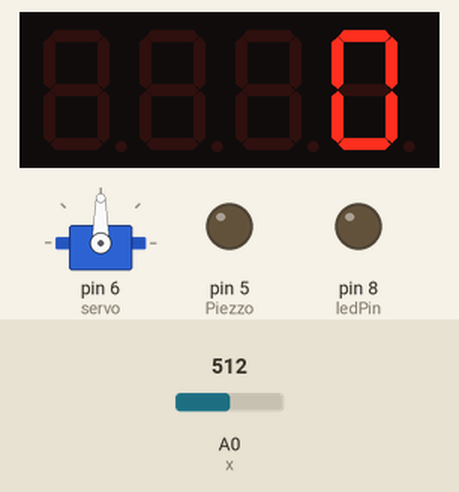
A sketch run on a simulated Arduino Uno, built with avr-gcc and run on an emulated ATmega328P. Parts: servo, 4-digit seven-segment display, output pins drawn as LEDs (lit = HIGH). Dashed ring = blinking. The inputs (shaded band) are chosen by the test bench; at power-on: A0 (x) = 512.

Above: at 1.2 s.
1.3 s: A0 (x) set to 525
At 2.1 s:
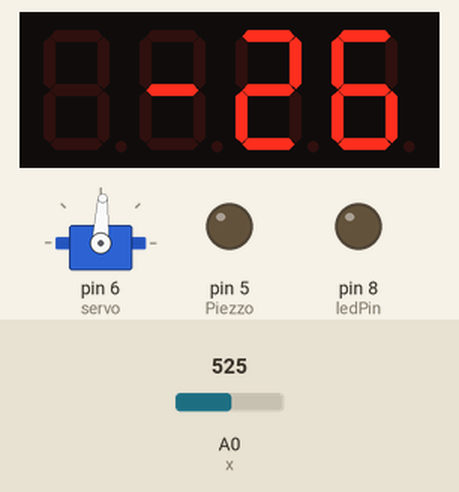
2.8 s: A0 (x) set to 1013
At 2.94 s:
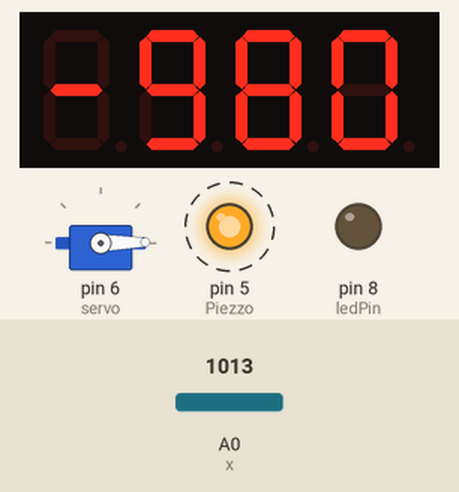
4.8 s: A0 (x) set to 1023
At 4.97 s:
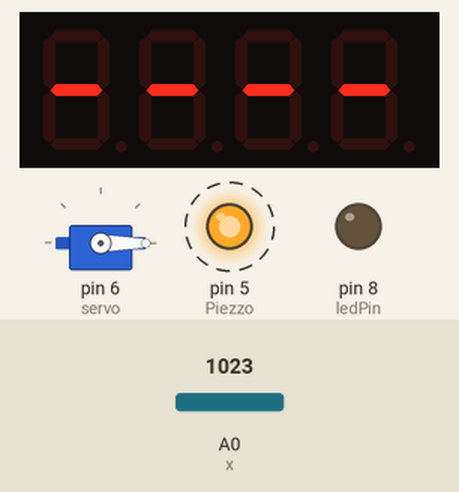
6.8 s: A0 (x) set to 900
At 6.99 s:
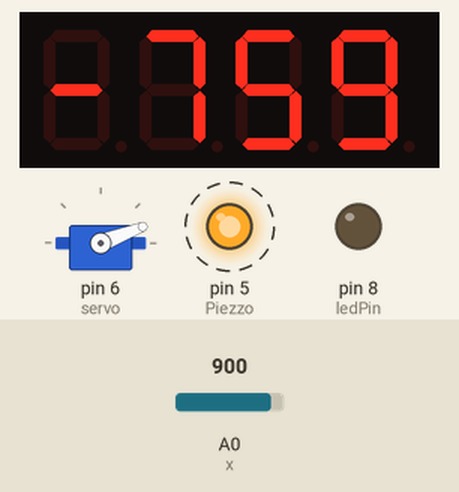
8.8 s: A0 (x) set to 884
At 9.01 s:
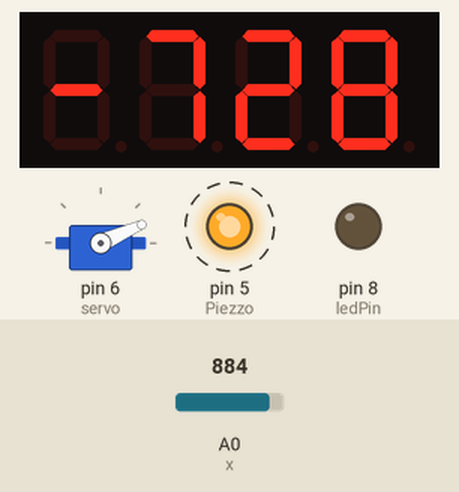
10.4 s: A0 (x) set to 855
At 11.0 s:
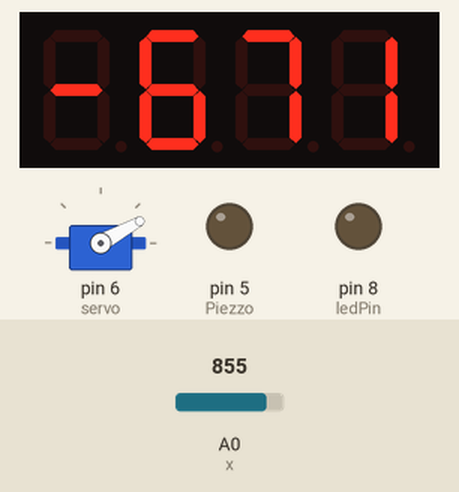
Timing chart, 0 to 12.9 s (numbered marks = the images above; inputs shaded):
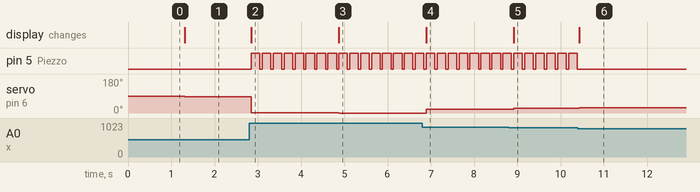

Measured:
- the behaviour switches between 512 and 513 on A0 (x) (found by bisection; images 0 and 1)
- the behaviour switches between 1022 and 1023 on A0 (x) (found by bisection; images 2 and 3)
- the behaviour switches between 871 and 870 on A0 (x) (found by bisection; images 5 and 6)
- after the input at 1.3 s, servo on pin 6 (servo): 90° → 87° at once; the display: changes at once (image 1)
- after the input at 2.8 s, pin 5 (Piezzo): alternates HIGH for 0.20 s and LOW for 0.05 s, starting after 0.05 s; servo on pin 6 (servo): 87° → 1° after 0.05 s; the display: changes after 0.05 s (image 2)
- after the input at 4.8 s, servo on pin 6 (servo): 1° → 0° after 0.07 s; the display: changes after 0.07 s (image 3)
- after the input at 6.8 s, servo on pin 6 (servo): 0° → 21° after 0.09 s; the display: changes after 0.09 s (image 4)
- after the input at 8.8 s, servo on pin 6 (servo): 21° → 24° after 0.12 s; the display: changes after 0.12 s (image 5)
- after the input at 10.4 s, pin 5 (Piezzo): stops changing and stays LOW; servo on pin 6 (servo): 24° → 29° at once; the display: changes at once (image 6)

The sketch:

JoystickCommand.ino
```cpp
#include <Servo.h>
#include <Wire.h>
#include <Adafruit_GFX.h>
#include <Adafruit_LEDBackpack.h>

Adafruit_7segment display = Adafruit_7segment();
const int ledPin = 8;
const int Piezzo = 5;
const int joyButton = 4;

const int x=A0;
const int y=A1;
Servo servo;

void  setup() {
 //pinMode(x,INPUT);
 //pinMode(y,INPUT);
 servo.attach(6);
 pinMode(joyButton, INPUT_PULLUP); //joystick button uses internal pullup
 Serial.begin(9600);
 display.begin(0x70); // 0x70 is default I2C address for most LED backpacks
 pinMode(ledPin, OUTPUT);
 pinMode(Piezzo, OUTPUT);

}

void  loop() {
 //int xval=analogRead(x);
 //int yval=analogRead(y);
 int rawX = analogRead(x);
 int xval = map(rawX, 0, 1023, 1000, -1000);


 int speedAngle = map(xval, -1000, 1000, 0, 180);
 servo.write(speedAngle);

 display.clear();

 display.print(xval);
 display.writeDisplay();


  if (xval < 1000) {
  digitalWrite(ledPin, LOW); //turn on led
  } else {
  digitalWrite(ledPin, HIGH); //turn off led
    delay(200);
  digitalWrite(ledPin, LOW);
  }

if (xval < -700) {
  digitalWrite(Piezzo, HIGH); //turn on piezo
    delay(200);
  digitalWrite(Piezzo, LOW);
  } else {
  digitalWrite(Piezzo, LOW); //turn off piezo

  }


delay(50);
}
```
